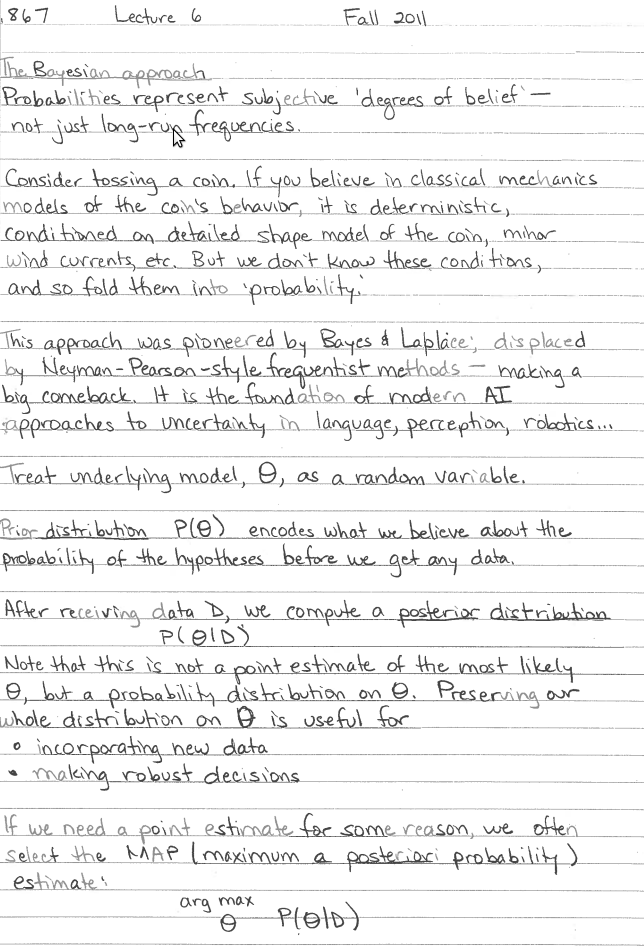
#> input picture experiments/segment/page2.png, 644 x 951 px
$ python line.py   (Python 2 division)
#> lines starting #> are read from the running program, lines starting #| are printed output that depends on the picture
#!/usr/bin/python

from PIL import Image;
import glob, os;
import sys;

im = Image.open("page2.png");
#> im is the input picture: PIL image 644x951 RGBA; mean R, G, B, A 241.5, 241.5, 241.5, 255
imsize = im.size;
#> imsize = (644, 951)

pix_thresh = 210;

def lowpass(ar):
	nar = [];
	for i in range(0, len(ar)):
		if ( i >= 12 ): nar.append(2 * nar[i-1] - nar[i-2] + ar[i] - 2 * ar[i-6] + ar[i - 12]);
		elif ( i >= 6 ): nar.append(2 * nar[i-1] - nar[i-2] + ar[i] - 2 * ar[i-6]);
		elif ( i >= 2 ): nar.append(2 * nar[i-1] - nar[i-2] + ar[i]);
		elif ( i >= 1 ): nar.append(2 * nar[i-1] + ar[i]);
		else: nar.append(ar[i]);
	return nar;

def highpass(ar):
	nar = [];
	for i in range(0, len(ar)):
		if ( i >= 32 ): nar.append(32 * ar[i-16] - (nar[i-1] + ar[i] - ar[i-32]));
		elif ( i >= 16 ): nar.append(32 * ar[i-16] - (nar[i-1] + ar[i]));
		elif ( i >= 1 ): nar.append(- (nar[i-1] + ar[i]));
		else: nar.append(- ( ar[i]));
	return nar;

def diff(ar):
	nar = [];
	for i in range(0, len(ar)-2):
		if ( i >= 2): nar.append(-ar[i-2] - 2 * ar[i-1] + 2 * ar[i+1] + ar[i + 2]);
		elif ( i >= 1): nar.append(- 2 * ar[i-1] + 2 * ar[i+1] + ar[i + 2]);
		else: nar.append(2 * ar[i+1] + ar[i + 2]);
	return nar;

def fill_all(x,y,imx, rd):
	if ( rd > 20 ): return;
	sz = im.size;
	if (x < 0 or y < 0 or x >= sz[0] or y >= sz[1]): return;

	p = im.getpixel((x,y))[0] < pix_thresh;
	if (not p): return;
	else:
		im.putpixel((x,y), (255,255,255));
		fill_all(x, y+1, imx, rd+1);
		fill_all(x+1, y, imx, rd+1);
		fill_all(x-1, y, imx, rd+1);

y_pixels = [];
for i in range(0, imsize[1]):
	pix_tot = 0;
	for j in range(0, imsize[0]):
		pix = im.getpixel((j,i));
		if ( pix[0] < pix_thresh ): pix_tot += 1;

	y_pixels.append(pix_tot);
#> after the loop, y_pixels = 951 values, max 612 at index 538, min 0 at index 0, mean 69.68

passed = diff(y_pixels);
#> after the loop in diff, `for i in range(0, len(ar)-2):`: nar = 949 values, max 1116 at index 807, min -1467 at index 539, mean -0.00105
#> passed has the same summary as nar in diff
#passed = diff(highpass(lowpass(y_pixels)));

nar = [];
window = [0,0,0,0,0];
wpos = 0;

maxs = 0;
for i in range(0, len(passed)):
	sq = abs(passed[i])/2;# * abs(passed[i];
#	nar.append(sq);

	window[wpos % len(window)] = sq;
	wpos += 1;
	s = 0;
	for n in window: s += n;
	s /= len(window);

	nar.append(s);
#	print s;
	if (s > maxs): maxs = s;
#> this loop made 949 passes
#> (sq, s, maxs) on passes 7, 8, 9, 10, 11, 24, 25, 26, 27, 77, 78, 79: (15, 3, 3), (49, 13, 13), (61, 25, 25), (16, 28, 28), (26, 33, 33), (51, 41, 41), (39, 44, 44), (59, 50, 50), (42, 53, 53), (185, 59, 59), (307, 117, 117), (39, 125, 125)
#> (sq, s) on passes 1 to 6: (1, 0), (0, 0), (1, 0), (0, 0), (1, 0), (2, 0)
#> after the loop, maxs = 400; nar = 949 values, max 400 at index 405, min 0 at index 0, mean 78.04; window = [486, 234, 3, 0, 58]; wpos = 949

#nar = y_pixels;

img = Image.new("RGB", imsize, "#FFFFFF");
#> img: PIL image 644x951 RGB; every value is 255

running = False;
divs = [];
for i in range(0, len(nar)):
	if ( nar[i]*100/maxs > 50 ):
		if running == False: divs.append(i);
		running = True;
	else: running = False;

	for j in range(0, nar[i]*imsize[0]/maxs):
		img.putpixel((j,i), (0,0,255));
#> this loop made 949 passes
#> running on passes 1 to 12: False, False, False, False, False, False, False, False, False, False, False, False
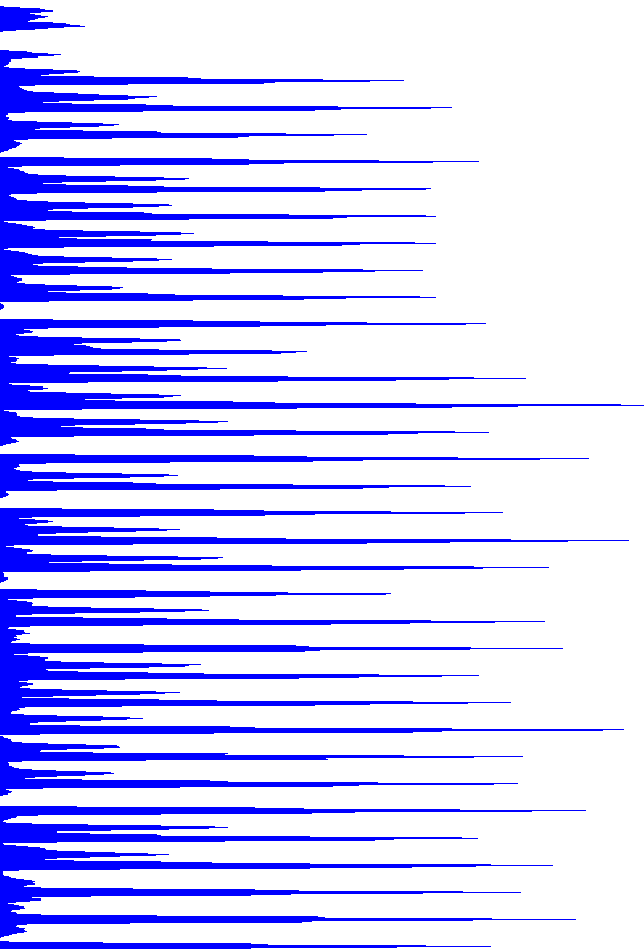
#> img: PIL image 644x951 RGB; mean R, G, B 205.5, 205.5, 255
#> after the loop, divs = 33 values from 80 to 945

last_d = 0;
linec = 0;
for d in divs:
	mi = Image.new("RGB", (imsize[0], d-last_d+7+4), "#FFFFFF");
	for i in range(0, imsize[0]):
		for j in range(max(last_d-4,last_d), d+7):
			if ( d+5 >= imsize[1] ): break;
#> (the run stopped early here; a loop or call above may not have finished)

$ run again, with experiments/segment/page.png copied over experiments/segment/page2.png
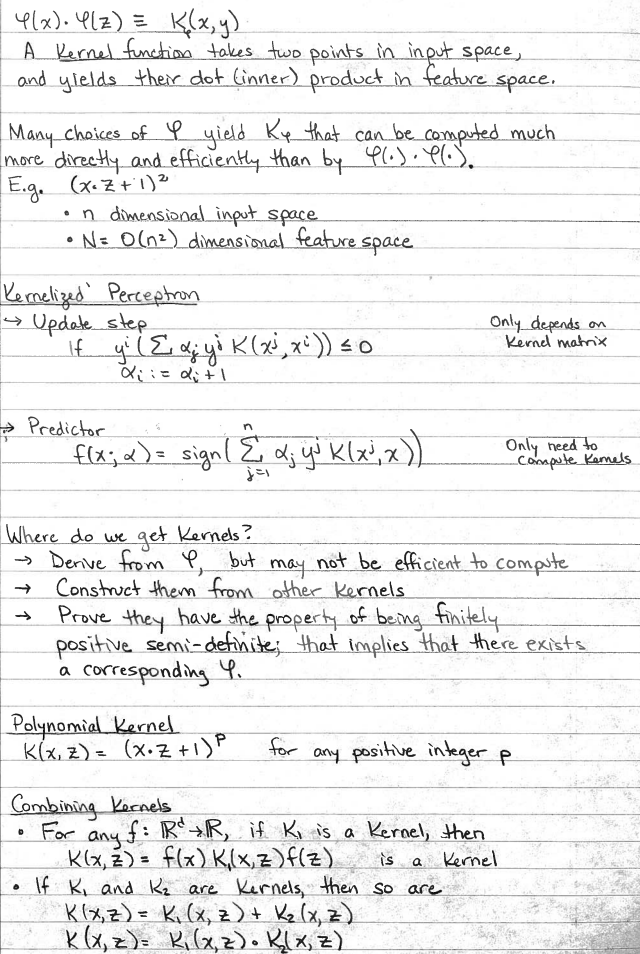
#> input picture experiments/segment/page.png, 640 x 954 px
#> im is the input picture: PIL image 640x954 RGB; min 1, max 255, mean 238.8
#> after the loop `for i in range(0, imsize[1]):`: y_pixels = 954 values, max 639 at index 760, min 0 at index 311, mean 69.99
#> after the loop in diff, `for i in range(0, len(ar)-2):`: nar = 952 values, max 1271 at index 786, min -1536 at index 626, mean 0.724
#> passed has the same summary as nar in diff
#> the loop `for i in range(0, len(passed)):` made 952 passes
#> (sq, s, maxs) on passes 9, 10, 11, 12, 13, 14, 15, 23: (6, 2, 2), (14, 4, 4), (25, 9, 9), (29, 15, 15), (23, 19, 19), (20, 22, 22), (25, 24, 24), (28, 25, 25)
#> after the loop `for i in range(0, len(passed)):`: maxs = 443; nar = 952 values, max 443 at index 627, min 0 at index 0, mean 78.95; window = [563, 203, 299, 376, 231]; wpos = 952
#> the loop `for i in range(0, len(nar)):` made 952 passes
#> running on passes 1 to 8: False, False, False, False, False, False, False, False
#> after the loop `for i in range(0, len(nar)):`:
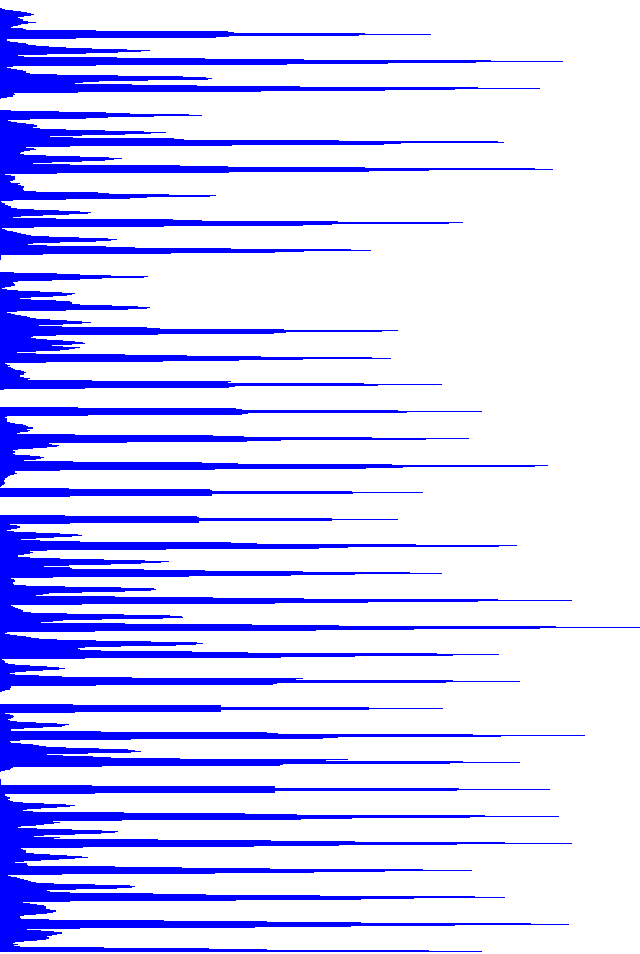
#> img: PIL image 640x954 RGB; mean R, G, B 209.8, 209.8, 255
#> after the loop `for i in range(0, len(nar)):`: divs = 31 values from 33 to 950
#> the loop `for d in divs:` made 31 passes
#> d on passes 2 to 9: 60, 87, 140, 167, 221, 249, 330, 357
#> (printed output is left out)
#> `im.save("result/pp.png", "png");`:
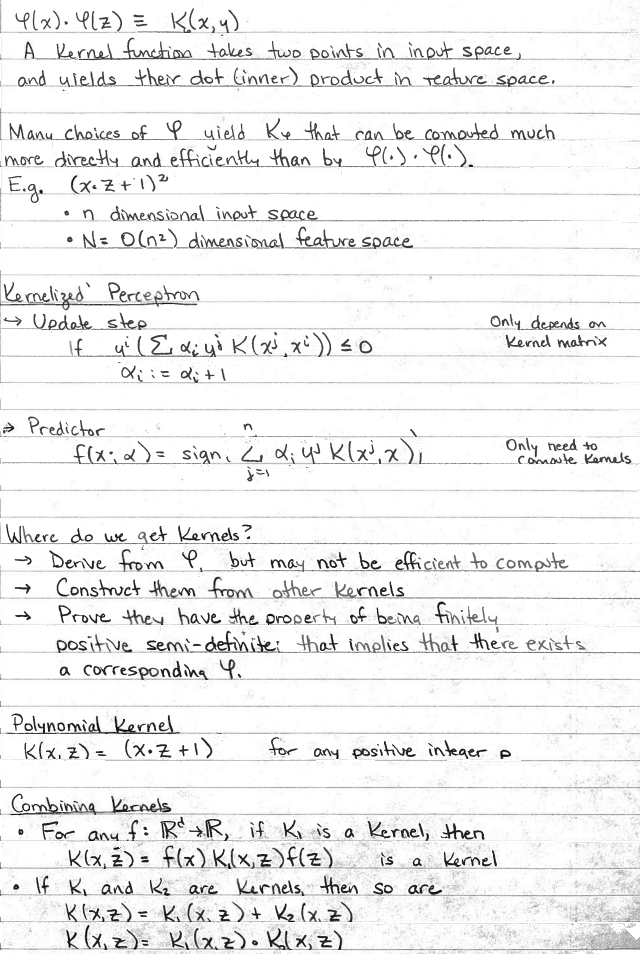
#> saved as pp.png: PIL image 640x954 RGB; min 1, max 255, mean 239.7
